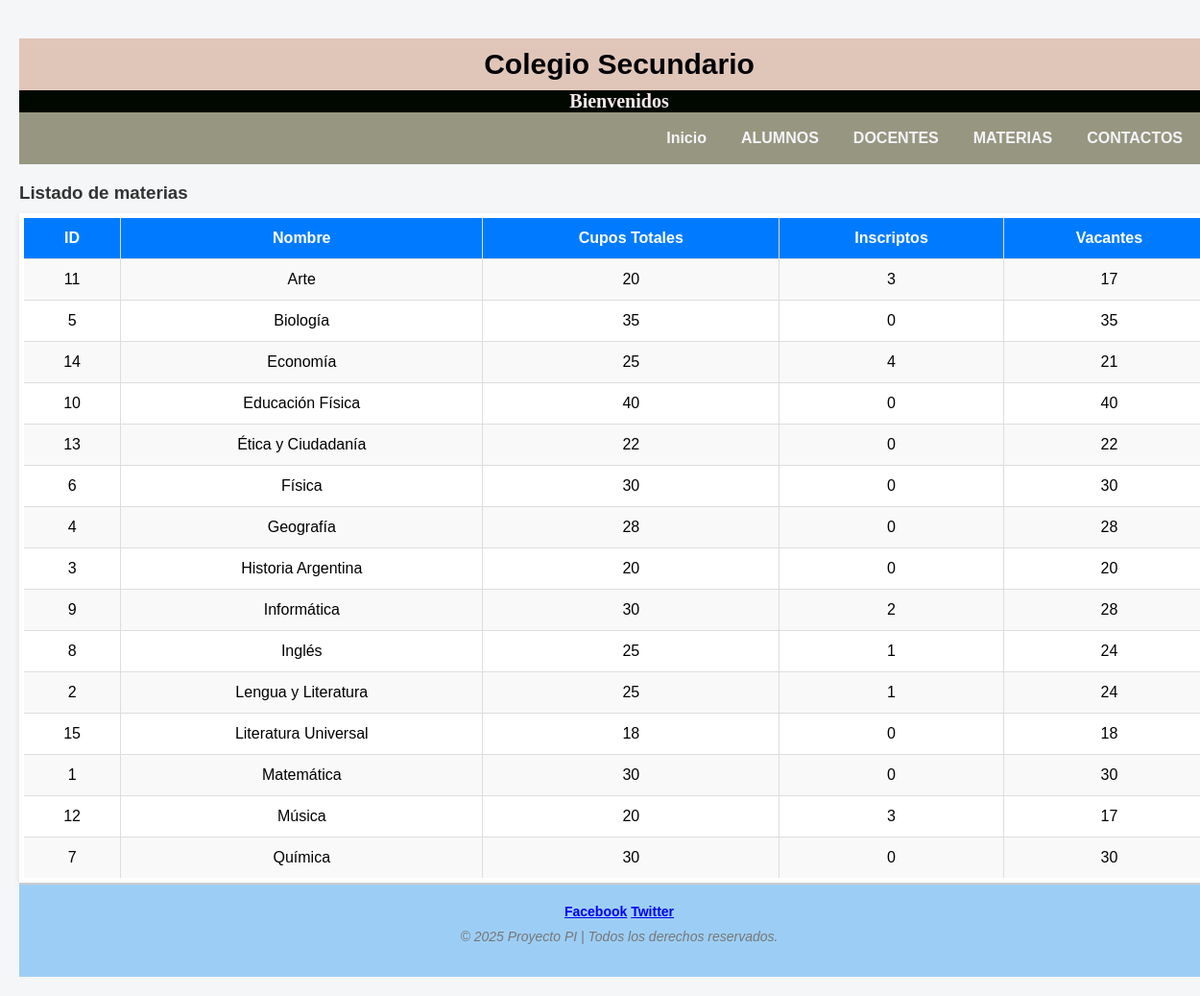
The page /mainfile/Materias.php on the database its author committed.
### tables this page shows
CREATE TABLE `tbl_materia` (
  `id` int(11) NOT NULL,
  `nombre_materia` varchar(100) NOT NULL,
  `descripcion` text DEFAULT NULL,
  `cuposTotales` int(11) NOT NULL DEFAULT 0,
  `inscriptos` int(11) NOT NULL DEFAULT 0
);

### Modelo/DBController.php (called while the page is built, shortened)
<?php
class DBController {
    private $host = "localhost";
    private $user = "root";
    private $password = "";
    private $database = "c";
    private $conn;
    function __construct() {
        $this->conn = $this->connectDB();
    }
    public function connectDB() {
        return mysqli_connect($this->host, $this->user, $this->password, $this->database);
    }
    public function runBaseQuery($query) {
        $result = $this->conn->query($query);
        $resultset = [];
        if ($result && $result->num_rows > 0) {
            while ($row = $result->fetch_assoc()) {
                $resultset[] = $row;
            }
        }
        return $resultset;
    }
}
?>

### Modelo/Materias.php (called while the page is built, shortened)
<?php
require_once("DBController.php");
class Materia {
    private $db_handle;
    function __construct() {
        $this->db_handle = new DBController();
    }
    function getAllMaterias() {
        $query = "SELECT * FROM tbl_materia ORDER BY nombre_materia";
        return $this->db_handle->runBaseQuery($query);
    }
}
?>

### mainfile/Materias.php (the view, shortened to what this page needs)
<?php
include_once ('../php/includes/variables_globales.php');
?>
<!DOCTYPE html>
<html lang="es">
<head>
  <link rel="stylesheet" href="../mainfile/css/estilos_de_contenido.css">
</head>
<body>
  <header>
    <h1 class="nombre_sitio"><?= $nombre_sitio ?></h1>
    <h2 class="nombre_secundario"><?= $nombre_secundario ?></h2>
  </header>
  <nav class="nav">
    <?= $nav_menu ?>
  </nav>
<?php
require_once '../Modelo/Materias.php';
$materiaModel = new Materia();
$listado = $materiaModel->getAllMaterias();
?>
<!DOCTYPE html>
<html lang="es">
<head>
</head>
<body>
<h3>Listado de materias</h3>
<table>
    <tr>
        <th>ID</th>
        <th>Nombre</th>
        <th>Cupos Totales</th>
        <th>Inscriptos</th>
        <th>Vacantes</th>
    </tr>
    <?php
    foreach ($listado as $materia) {
        $vacantes = $materia['cuposTotales'] - $materia['inscriptos'];
        echo "<tr>
                <td>{$materia['id']}</td>
                <td>{$materia['nombre_materia']}</td>
                <td>{$materia['cuposTotales']}</td>
                <td>{$materia['inscriptos']}</td>
                <td>{$vacantes}</td>
              </tr>";
    }
    ?>
</table>
<footer>
  <?= $footer ?>
</footer>
</body>
</html>

### mainfile/css/estilos_de_contenido.css (style rules this page uses)
body { margin: 0; padding: 0; min-height: 100vh; width: 100%; }
.nombre_sitio { display: flex; justify-content: center; align-items: center; font-family: Verdana, sans-serif; font-size: 30px; text-align: center; color: rgb(0, 0, 8); background-color: rgb(224, 198, 184); padding: 10px 0; height: auto; margin-bottom: 0%; }
.nombre_secundario { font-family: Georgia, serif; font-size: 20px; color: rgb(245, 234, 234); background-color: rgb(0, 8, 0); text-align: center; margin-top: 0px; margin-bottom: 0px; }
.nav { background-color: rgb(151, 151, 129); display: flex; justify-content: flex-end; gap: 20px; padding: 10px 30px; font-size: 16px; }
table { width: 100%; border: 5px solid white; background-color: #eedbdb; box-shadow: 0 2px 6px rgba(0, 0, 0, 0.1); }

### mainfile/Materias.php (style rules this page uses)
body { font-family: Arial, sans-serif; background-color: #f4f6f8; padding: 20px; }
h3 { color: #333; margin-bottom: 10px; }
table { width: 100%; border-collapse: collapse; background-color: #fff; box-shadow: 0 2px 6px rgba(0, 0, 0, 0.1); }
table th, table td { padding: 12px; border: 1px solid #ddd; text-align: center; }
table th { background-color: #007bff; color: white; }
table tr:nth-child(even) { background-color: #f9f9f9; }

### rows shown on the page
tbl_materia: id "11", nombre_materia "Arte", cuposTotales "20", inscriptos "3", vacantes "17"
tbl_materia: id "5", nombre_materia "Biología", cuposTotales "35", inscriptos "0"
tbl_materia: id "14", nombre_materia "Economía", cuposTotales "25", inscriptos "4", vacantes "21"
tbl_materia: id "10", nombre_materia "Educación Física", cuposTotales "40", inscriptos "0"
tbl_materia: id "13", nombre_materia "Ética y Ciudadanía", cuposTotales "22", inscriptos "0"
tbl_materia: id "6", nombre_materia "Física", cuposTotales "30", inscriptos "0"
tbl_materia: id "4", nombre_materia "Geografía", cuposTotales "28", inscriptos "0"
tbl_materia: id "3", nombre_materia "Historia Argentina", cuposTotales "20", inscriptos "0"
tbl_materia: id "9", nombre_materia "Informática", cuposTotales "30", inscriptos "2", vacantes "28"
tbl_materia: id "8", nombre_materia "Inglés", cuposTotales "25", inscriptos "1", vacantes "24"
tbl_materia: id "2", nombre_materia "Lengua y Literatura", cuposTotales "25", inscriptos "1", vacantes "24"
tbl_materia: id "15", nombre_materia "Literatura Universal", cuposTotales "18", inscriptos "0"
tbl_materia: id "1", nombre_materia "Matemática", cuposTotales "30", inscriptos "0"
tbl_materia: id "12", nombre_materia "Música", cuposTotales "20", inscriptos "3", vacantes "17"
tbl_materia: id "7", nombre_materia "Química", cuposTotales "30", inscriptos "0"

### other values the page prints
$nombre_sitio "Colegio Secundario"
$nombre_secundario "Bienvenidos"
